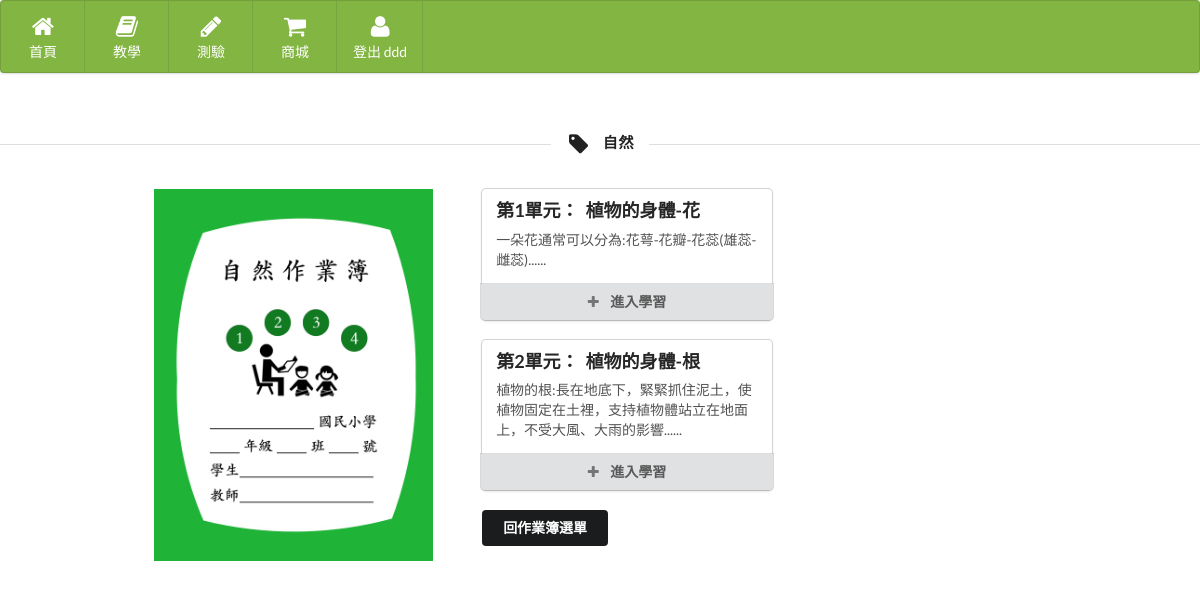
/scen.php (signed in), run on the app's committed database.
### tables this page shows
CREATE TABLE `learn` (
  `lesson` int(10) NOT NULL,
  `L_name` varchar(255) NOT NULL,
  `point` varchar(255) NOT NULL,
  `ex` varchar(255) NOT NULL
);

### scen.php (the view, shortened to what this page needs)
<html>
<head>
    <link href="Semantic-UI-CSS-master/semantic.min.css" rel="stylesheet">
</head>
<body>
    <div class="ui labeled icon menu" style="background-color: #82b541;color: #FFFFFF;">
        <?php
            require 'config.php';
            require 'menu.php';
        ?>
    </div>
<br>
<h4 class="ui horizontal divider header"><i class="tag icon"></i> 自然 </h4><br>
<div class="ui grid">
        <div class="two wide column"></div>
          <div class="four wide column"><img class="ui centered medium image" src="img/scen.jpeg" onclick="location.href='scen.php'"></div>
          <div class="ten wide column">
<?php
    $result = $link->query("SELECT * FROM learn");
    while($row = $result->fetch_assoc())
    {
?>
                    <div class="center">
                    <div class="ui cards" >
                  <div class="card">
                    <div class="content">
                      <div class="header">第<?=$row['lesson'];?>單元：&nbsp;&nbsp;<?=$row['L_name'];?></div>
                      <div class="description"><?=$row['point'];?> </div>
                    </div>
                    <div class="ui bottom attached button" onclick="location.href='golearn.php?B=<?=$row['lesson'];?>'"><i class="add icon" ></i> 進入學習 </div>
                  </div><br>
                </div>
                </div><br>
<?php
        }
    ?>
                &nbsp;&nbsp;&nbsp;&nbsp;&nbsp;&nbsp;&nbsp;&nbsp;<button class="ui secondary button" onclick="location.href='learn.php'">回作業簿選單</button>
</div>
</body>
</html>

### data on the page
learn: lesson "1", L_name "植物的身體-花", point "一朵花通常可以分為:花萼-花瓣-花蕊(雄蕊-雌蕊)......"
learn: lesson "2", L_name "植物的身體-根", point "植物的根:長在地底下，緊緊抓住泥土，使植物固定在土裡，支持植物體站立在地面上，不受大風、大雨的影響......"

### other printed values
$_SESSION['id'] "ddd"
